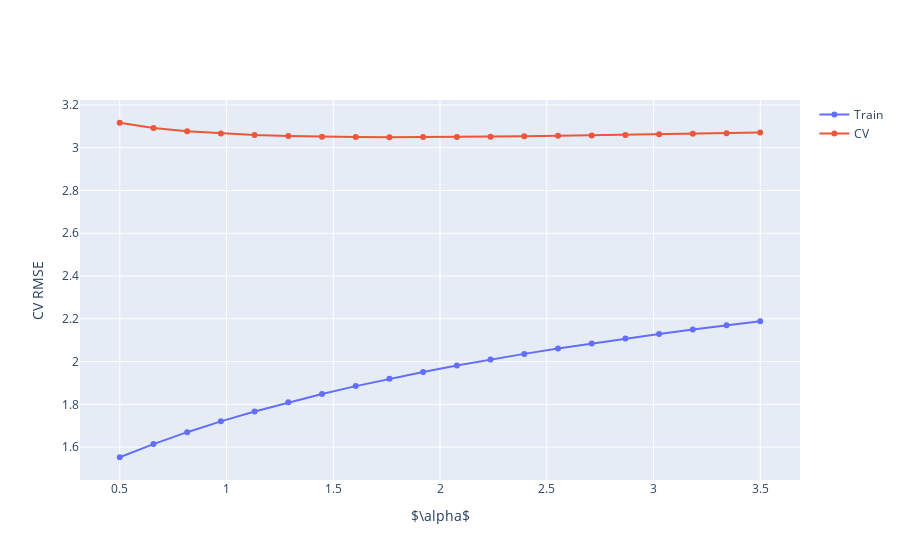

The notebook cell saved with this chart:
### Code cell
fig = go.Figure()
fig.add_trace(go.Scatter(x = alphas, y = train_values, mode="lines+markers", name="Train"))
fig.add_trace(go.Scatter(x = alphas, y = cv_values, mode="lines+markers", name="CV"))
fig.update_layout(xaxis_title=r"$\alpha$", yaxis_title="CV RMSE")

### Figure 1 — Plotly figure (JSON) as saved in the notebook; plotly's stock layout.template omitted (floating-point values rounded to 4 significant figures)
{"data": [{"mode": "lines+markers", "name": "Train", "type": "scatter", "x": [0.5, 0.6579, 0.8158, 0.9737, 1.132, 1.289, 1.447, 1.605, 1.763, 1.921, 2.079, 2.237, 2.395, 2.553, 2.711, 2.868, 3.026, 3.184, 3.342, 3.5], "y": [1.553, 1.614, 1.67, 1.72, 1.767, 1.809, 1.849, 1.885, 1.919, 1.951, 1.981, 2.009, 2.036, 2.061, 2.085, 2.108, 2.129, 2.15, 2.17, 2.189]}, {"mode": "lines+markers", "name": "CV", "type": "scatter", "x": [0.5, 0.6579, 0.8158, 0.9737, 1.132, 1.289, 1.447, 1.605, 1.763, 1.921, 2.079, 2.237, 2.395, 2.553, 2.711, 2.868, 3.026, 3.184, 3.342, 3.5], "y": [3.117, 3.092, 3.076, 3.066, 3.059, 3.054, 3.052, 3.05, 3.05, 3.05, 3.051, 3.052, 3.054, 3.055, 3.058, 3.06, 3.063, 3.065, 3.068, 3.071]}], "layout": {"xaxis": {"title": {"text": "$\\alpha$"}}, "yaxis": {"title": {"text": "CV RMSE"}}}}
